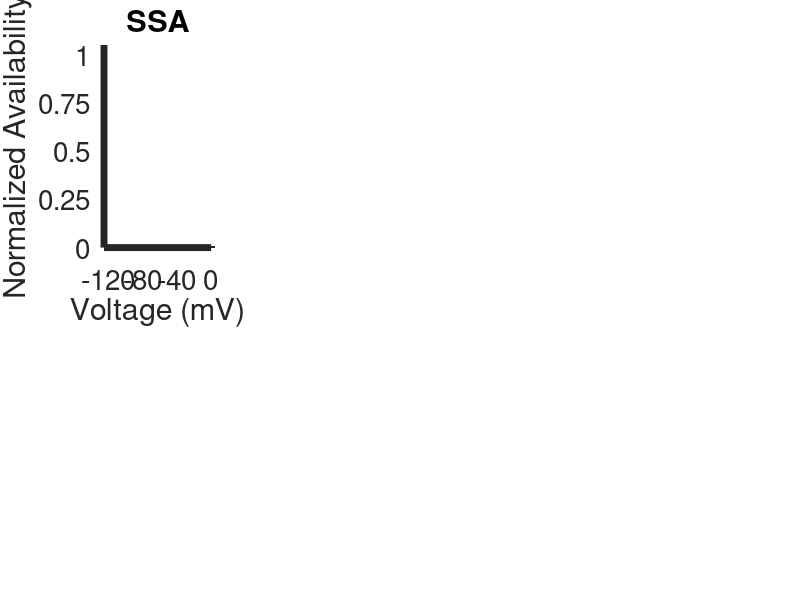

Source code (MATLAB): (Note: this script raises an error after producing the figure.)
%% FIGURE 3B - 3G: DRUG FREE PLOTS

%LW = 3; %Linewidth
%FS = 20; %Font Size

LW = 5; %Linewidth 10
FS = 20; %Font Size 60
MS = 20; %Marker Size 40

%%%%%%%%%%%%%%%%%%%%%%%%%%%%%%%%%%%%%%%%%%%%%%%%%%%%%%%%%%%%%%%%%%%%%%%%%%%%%%%%%%%%%%%%%%%%%%%%%%%%%%%%%%%%
% Steady State Availability
V = (-130:10:-30)';

Vhalf_EXP = -58.5; K_EXP = 6.534; % Joey
Y_SSA = 1./(1+exp((V - Vhalf_EXP)/K_EXP));

subplot (2,4,1, 'Linewidth', LW, 'FontSize', FS, 'YTick', [0 0.25 0.5 0.75 1.0],'XTick',[-120 -80 -40 0]);
hold on;
title ('SSA');
xlabel('Voltage (mV)');
ylabel('Normalized Availability');
xlim([-125 0]); ylim([0 1.05]);
plot (SSA(:,1), SSA(:,3), '-k', 'Linewidth', LW);
plot (V, Y_SSA, 'ok', 'Linewidth', LW, 'MarkerSize', MS, 'MarkerFaceColor', 'k'); 
hold off;

%%%%%%%%%%%%%%%%%%%%%%%%%%%%%%%%%%%%%%%%%%%%%%%%%%%%%%%%%%%%%%%%%%%%%%%%%%%%%%%%%%%%%%%%%%%%%%%%%%%%%%%%%%%%
% Activation 
V = (-60:10:20)';

Vhalf_EXP = -47.6; K_EXP = -4.96; %Joey
Y_ACT = 1./(1 + exp((V - Vhalf_EXP)/K_EXP));

subplot (2,4,2, 'LineWidth',LW, 'FontSize', FS, 'YTick', [0 0.25 0.5 0.75 1.0],'XTick',[-80 -40 0 40]);
hold on;
title('ACT');%xlabel('Voltage (mV)');
ylabel('Normalized Availability');
xlim([-80 40]); ylim([0 1.05]);
plot (ACT(:,1), ACT(:,3), '-k', 'LineWidth',LW);
plot (V, Y_ACT, 'ok', 'MarkerSize', MS, 'MarkerFaceColor', 'k'); % EXP Line of fit of Na
hold off; 

%%%%%%%%%%%%%%%%%%%%%%%%%%%%%%%%%%%%%%%%%%%%%%%%%%%%%%%%%%%%%%%%%%%%%%%%%%%%%%%%%%%%%%%%%%%%%%%%%%%%%%%%%%%%
% Recovery from Inactivation
t1 = [0.01; 0.1; 0.3; 0.5; 1; 2; 3; 4; 5; 7; 10; 12; 15; 20; 25]; %Joey
A1_EXP = 1.0; T1_EXP = 3.8; C1_EXP = 1.0; %Joey
RFI_EXP = C1_EXP - A1_EXP*exp(-t1/T1_EXP); %Joey

subplot(2,4,3, 'XScale', 'log', 'LineWidth',LW, 'FontSize', FS, 'YTick', [0 0.25 0.5 0.75 1.0],'XTick',[0.1 1 10 100]);
hold on;
title('RFI');
xlabel('Time (ms)');
ylabel('Normalized Recovery');
xlim([0.1 1000]); ylim([0 1.05]);
plot (RFI(:,1), RFI(:,3), '-k', 'LineWidth',LW);
plot (t1, RFI_EXP, 'ok', 'MarkerSize', MS, 'MarkerFaceColor', 'k'); % EXP Line of fit of mutant
xlim([0 1000]);
hold off; 

%%%%%%%%%%%%%%%%%%%%%%%%%%%%%%%%%%%%%%%%%%%%%%%%%%%%%%%%%%%%%%%%%%%%%%%%%%%%%%%%%%%%%%%%%%%%%%%%%%%%%%%%%%%%
% Tau to Inactivation
Tau_Exp_x = [0; -5; -10; -15; -20; -25; -30; -35; -40; -45; -50];
Tau_Exp_y = [0.21; 0.249; 0.259; 0.309; 0.306; 0.362; 0.381; 0.531; 0.551; 0.585; 0.642]; %Joey from 0: -5: -->-50;

subplot (2,4,4,'LineWidth',LW, 'FontSize', FS, 'YTick', [0 0.5 1 1.5 2],'XTick',[-60 -40 -20 0]);
hold on;
xlim([-50 5]); ylim([0 2.05]);
title('TAU Deactivation');
xlabel('Voltage (mV)');
ylabel('Peak Tau (ms)');
plot (TAU(:,1), TAU(:,2), '-k', 'LineWidth',LW);
plot (Tau_Exp_x, Tau_Exp_y, 'ok', 'MarkerSize', MS, 'MarkerFaceColor', 'k'); %Experimental points of mutant
hold off; 

%%%%%%%%%%%%%%%%%%%%%%%%%%%%%%%%%%%%%%%%%%%%%%%%%%%%%%%%%%%%%%%%%%%%%%%%%%%%%%%%%%%%%%%%%%%%%%%%%%%%%%%%%%%%
% Resurgent Peak to Transient Peak
V = (-80:5:-5);
Resurgent_Peak = 100*[0.158; 0.178; 0.185; 0.214; 0.24; 0.258; 0.267; 0.266; 0.247; 0.216; 0.183; 0.143; 0.112; 0.091; 0.083; 0.066]; %Normalized to transient at 0mv 

%SCN4B KO
Resurgent_Peak_KO= [8.23; 9.83; 10.01; 11.7; 12.97; 15.03; 15.77; 17.42; 16.59; 14.66; 11.51; 8.20; 5.79; 5.13; 3.87; 3.54]; %Normalized to transient at 0mV

subplot (2,4,5,'LineWidth',LW, 'FontSize', FS, 'YTick', [0 10 20 30 40],'XTick',[-75 -50 -25 0]);
hold on;
xlim([-80 0]); ylim([0 40]);
title('Resurgent Peak to Transient Peak');
xlabel('Voltage (mV)');
ylabel('% of Transient Peak');
plot (V, Resurgent_Peak, 'ok', 'MarkerSize', MS, 'MarkerFaceColor', 'k');
plot (V, Resurgent_Peak_KO, 'or', 'MarkerSize', MS, 'MarkerFaceColor', 'r');
plot (RES(:,1), RES(:,6), '-k', 'LineWidth',LW);
hold off; 

%%%%%%%%%%%%%%%%%%%%%%%%%%%%%%%%%%%%%%%%%%%%%%%%%%%%%%%%%%%%%%%%%%%%%%%%%%%%%%%%%%%%%%%%%%%%%%%%%%%%%%%%%%%%
% Resurgent Tau 
V = (-5:-5:-80);
Resurgent_Tau = [20.97; 19.74; 20.2; 22.6; 18.1; 17.6; 16.4; 15.1; 13.6; 10.4; 7.8; 5.7; 4.5; 3.6; 3.6; 2.7];

subplot (2,4,7,'LineWidth',LW, 'FontSize', FS, 'YTick', [0 10 20 30 40],'XTick',[-45 -30 -15 0]);
hold on;
xlim([-45 0]); ylim([0 40]);
title('Resurgent Deactivation');
xlabel('Voltage (mV)');
ylabel('Resurgent Tau (ms)');
plot (RES(:,1), RES(:,8), '-k', 'LineWidth',LW);
plot (V, Resurgent_Tau, 'ok', 'MarkerSize', MS, 'MarkerFaceColor', 'k');
hold off; 


%%%%%%%%%%%%%%%%%%%%%%%%%%%%%%%%%%%%%%%%%%%%%%%%%%%%%%%%%%%%%%%%%%%%%%%%%%%%%%%%%%%%%%%%%%%%%%%%%%%%%%%%%%%%
% Prepulse duration 2
PP_time = [2;6;10;14;18;22;26;30;36];
PP2_exp_pos20 = [0.994;0.861;0.804;0.755;0.698;0.645;0.619;0.591;0.541];


subplot (2,4,6,'LineWidth',LW, 'FontSize', FS, 'YTick', [0 0.25 0.5 0.75 1.0],'XTick',[10 20 30 40]);
hold on;
xlim([0 40]); ylim([0 1.05]);
title('Prepulse duration at +20 (PP2)');
xlabel('Time (ms)');
ylabel('Normalized Resurgent Current');
plot (PREPULSE2(:,1), PREPULSE2(:,4), '-k', 'LineWidth',LW);
plot (PP_time, PP2_exp_pos20, 'ok', 'MarkerSize', MS, 'MarkerFaceColor', 'k');
hold off; 

%%%%%%%%%%%%%%%%%%%%%%%%%%%%%%%%%%%%%%%%%%%%%%%%%%%%%%%%%%%%%%%%%%%%%%%%%%%%%%%%%%%%%%%%%%%%%%%%%%%%%%%%%%%%
% Normalized Resurgent Peak
X = COND(:,1);
Y = COND(:,5);
MaxResurgent = min(Y); % Using min because the values are negative

EXP = [1;1;1;1;1;1;1;1]; % No decrement in current. 
Y2 = Y./MaxResurgent;

subplot(2,4,8, 'YTick', [0 .25 0.5 0.75 1.0],'XTick',[-40 -20 0],'LineWidth',LW, 'FontSize', FS);
hold on;
xlim([-45 0]); ylim([0 1.05]);
title ('Na Current');
xlabel('Voltage (mV)');
ylabel('Normalized Peak %');
plot(X, Y2, '-k', 'Linewidth', LW, 'MarkerSize', MS, 'MarkerFaceColor', 'k');
plot(X, EXP, 'ok', 'Linewidth', LW, 'MarkerSize', MS, 'MarkerFaceColor', 'k');
hold off;
%%%%%%%%%%%%%%%%%%%%%%%%%%%%%%%%%%%%%%%%%%%%%%%%%%%%%%%%%%%%%%%%%%%%%%%%%%%%%%%%%%%%%%%%%%%%%%%%%%%%%%%%%%%%




